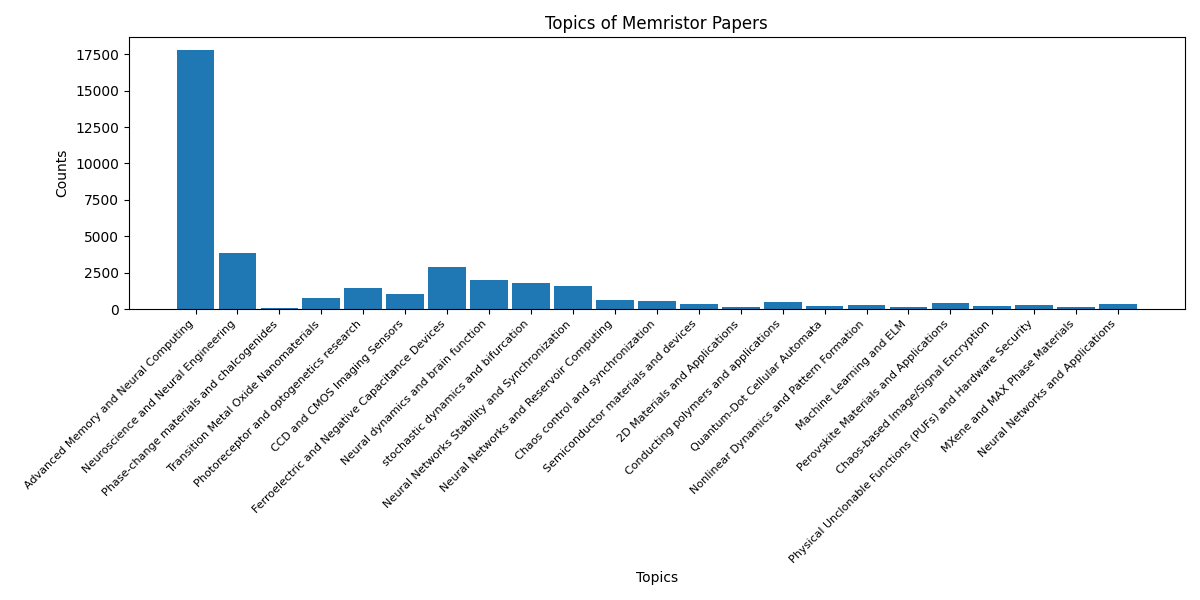

This figure's Python source:
import pandas as pd
from pyalex import Works
import pyalex as alex
import os

file_name = "Topic_Counts.csv"

if not os.path.exists("./"+file_name): # get the data if it is not already stored
    print("Fetching Data")

    email = "example@gmail.com" # remove before publishing

    alex.config.email = email # The polite pool has much faster and more consistent response times

    file_path = './article_dependancy_dictionary'

    ee_works_query = Works().filter(
        #concepts={"id": "C119599485"},
        publication_year = "1971-2025",
        title_and_abstract={"search": "memristor"}
    ) # This does not fetch results yet—it defines the query called ee_works.

    #ee_works = ee_works_query.get() # returns a list of dictionaries - each dictionary contains the information of an entire work

    #n = len(ee_works) # number of works
    #print("%i works found"%n)

    Topics_counts = {} # empty dictionary

    #print(Works()["W2016922062"]["primary_topic"]) - a dictionary; want to extract "display_name" key
    #print(Works()["W2016922062"]["topics"]) - a list of dictionaries

    for work in ee_works_query.paginate(per_page=200): # paginate allows us to view all of the hits, not just the first n like .get()
        # work is a list - it stores the dictionaries of a sungle page
        for i in range(len(work)):
            if work[i]["primary_topic"] is not None: # in case a paper does not have a primary type
                if work[i]["primary_topic"]["display_name"] in Topics_counts.keys():
                    Topics_counts[work[i]["primary_topic"]["display_name"]] += 1
                else: # because the topic is new
                    Topics_counts[work[i]["primary_topic"]["display_name"]] = 1

            for j in range(len(work[i]["topics"])):
                if work[i]["topics"][j]["display_name"] in Topics_counts.keys():
                    Topics_counts[work[i]["topics"][j]["display_name"]] += 1
                else:
                    Topics_counts[work[i]["topics"][j]["display_name"]] = 1


    Topics_counts_data = pd.DataFrame(
        Topics_counts.items(),
        columns=["topic", "count"]
    )

    Topics_counts_data.sort_values(by="count")

    Topics_counts_data.to_csv("./" + file_name, index=False)

else: # the data is already saved
    print("Loading Data")
    Topics_counts_data = pd.read_csv("./" + file_name)

# plot a bar graph

import matplotlib.pyplot as plt

Topics_counts_data = Topics_counts_data[ Topics_counts_data["count"] >= 100 ]

plt.figure(figsize=(12,6))
plt.bar(Topics_counts_data["topic"], Topics_counts_data["count"],width=0.9)
plt.ylabel("Counts")
plt.xlabel("Topics")
plt.title("Topics of Memristor Papers")

plt.xticks(rotation=45, fontsize=8, ha='right')  # rotate labels 90 degrees

plt.tight_layout()  # adjust layout so labels fit

plt.show()
